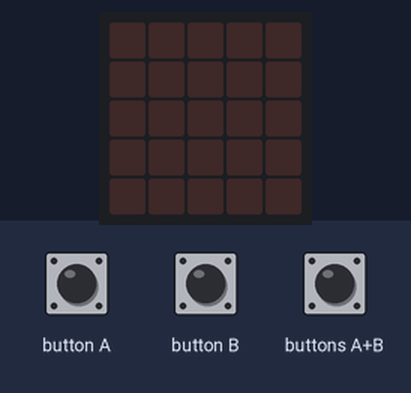
Simulated run of this program. Board: BBC micro:bit (MakeCode). On the bench: the board's 5×5 LED display. The inputs (shaded band) are chosen by the test bench.

Above: at 1.2 s.
1.3 s: button A pressed for 0.15 s
At 1.9 s:
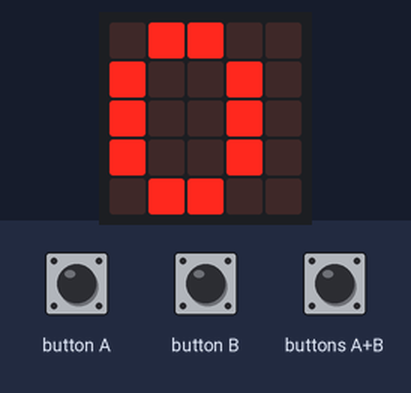
2.9 s: buttons A+B pressed for 0.15 s
At 4.3 s:
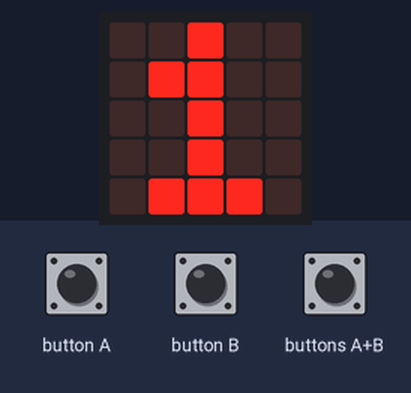
Timing chart, 0 to 5.9 s (numbered marks = the images above; inputs shaded):
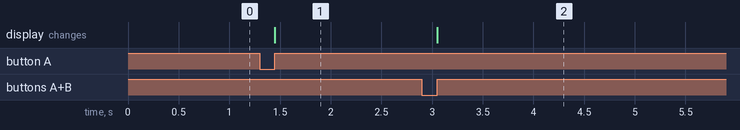

The program:

main.ts
```typescript
let cislo2 = 0
let cislo = 0
input.onButtonPressed(Button.A, function () {
    basic.showNumber(cislo2)
    cislo2 += 1
})
input.onButtonPressed(Button.AB, function () {
    basic.showNumber(cislo + cislo2)
})
input.onButtonPressed(Button.B, function () {
    basic.showNumber(cislo)
    cislo += 1
})
```

test.ts
```typescript
// Tady jsou testy. Při použití tohoto balíčku jako rozšíření nebude zkompilováno.
```

Measured:
- after the input at 1.3 s, the display: changes after 0.15 s (image 1)
- after the input at 2.9 s, the display: changes after 0.15 s (image 2)
